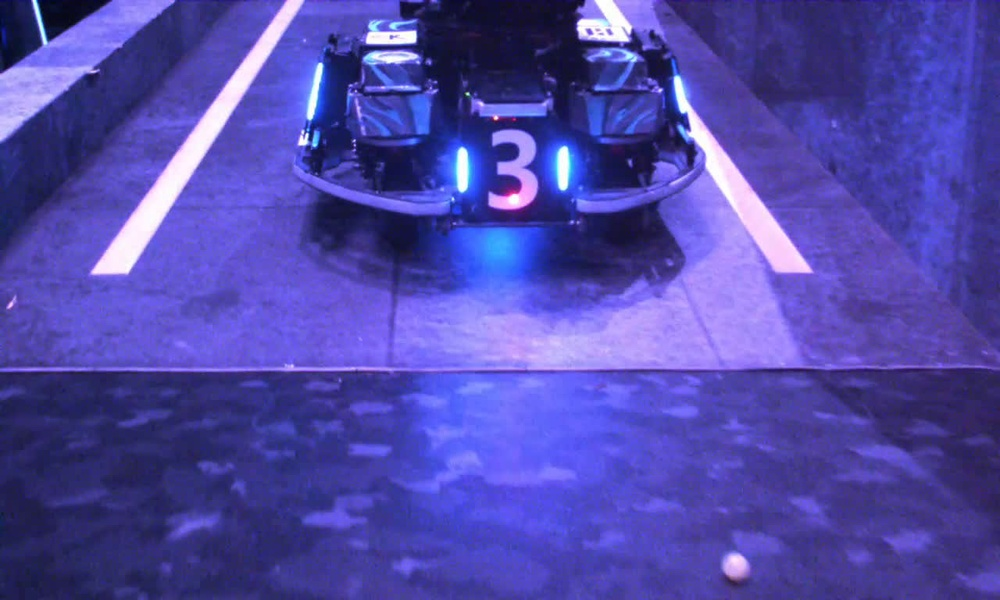
#> input picture armor_detection_py/selected_armor_img/193.jpg, 1000 x 600 px, shrunk from 1280 x 768 before the run, given in place of vid_move_001.mp4, which was not available
$ python video_test.py
#> lines starting #> are read from the running program, lines starting #| are printed output that depends on the picture; after the words box and inside, x2 and y2 are one past the last pixel; in counts of white or black regions, pixels touching at a corner belong together; pictures that were not available may be replaced by others from this repository, and a replacement may not be noted
### armor_detection_py/det.py
'''
@Description : Armor Detection pipline
'''
import itertools

import argparse
import itertools
import pathlib
from typing import List, Tuple

import cv2
import numpy as np

class DetectResult:
    # [5 lines left out: function __init__, not called in this run]

class ArmorDetector:
    def __init__(self, binary_threshold: float = 220.0) -> None:
        self.binary_threshold = binary_threshold

    # [29 lines left out: functions __pre_process_blue, __pre_process_gray_thresh, not called in this run]

    def __pre_process_red(self, bgr: np.ndarray):
        red = bgr[:, :, 2]  # BGR 中 R 是第 2 个通道

        # 对红色通道进行阈值处理：R > threshold → 白色（255），否则黑色（0）
        _, binary = cv2.threshold(red, self.binary_threshold, 255, cv2.THRESH_BINARY)
        gauss_img = cv2.GaussianBlur(binary, (5, 5), 0)
        return gauss_img

    '''
    从高斯处理后的图像中提取出所有“可能是灯条”的区域。
    输入：高斯图像 gauss_img
     ↓
    cv2.findContours 提取轮廓
     ↓
    按面积排序
     ↓
    遍历每个轮廓：
    → 求最小外接矩形
    → 如果 h / w >= 2，则保留
     ↓
    输出：符合条件的 [x, y, w, h] 列表
    '''
    def __find_light_bars(self,gauss_img:np.ndarray) -> list:
        contours, hierarchy = cv2.findContours(image=gauss_img, mode=cv2.RETR_TREE, method=cv2.CHAIN_APPROX_SIMPLE)
        contours = list(contours)
        #对轮廓按照面积进行排序，从大到小
        contours.sort(key=lambda c: cv2.contourArea(c), reverse=True)

        res = []
        for c in contours:
            x, y, w, h = cv2.boundingRect(c)
            # area sieve
            if (w * h <= 200):
                continue
            '''
            light bar setting:
            w: 0.5
            h: 2.5
            '''
            if (h / w >= 2 and h/w <= 6):
                res.append([x, y, w, h])

        return res

    '''
    Matches pairs of detected light bars to form potential armor areas.
    Return: list: A list of matched armor regions, where each region is represented as
              [left_x, left_y, right_x, right_y].
              [x1,y1,x2,y2]
    '''
    def __find_armors(self, light_bars: list) -> list:
        #灯条匹配，两两组合，根据armor特征筛选
        armors = []
        for i in range (len(light_bars)):
            for j in range (i+1,len(light_bars)):
                x1, y1, w1, h1 = light_bars[i]
                x2, y2, w2, h2 = light_bars[j]
                '''
                correlation selection
                vertical
                '''
                if (y1 <= y2):
                    if ((y1+h1) <y2):
                        continue
                else:
                    if(y1>(y2+h2)):
                        continue

                '''
                intersection selection
                horizontal
                '''
                if (x1<x2):
                    if (x2<x1+w1):
                        continue
                else:
                    if (x1< x2+w2):
                        continue

                '''
                armor selection
                armor setting:
                w: 6.5
                h: 2.5
                '''
                # area selection
                s1 = w1*h1
                s2 = w2*h2
                if not(s1/s2<=1.5 or s2/s1<=1.5):
                    continue

                # slop selection

                slop1 = h1/w1
                slop2 = h2/w2
                if not(slop1/slop2<=1.5 or slop2/slop1<=1.5):
                    continue
                '''
                distance between = 2.5 * len
                '''
                dist = abs(x1-x2)
                if not (dist<((h1+h2)/2)*4):
                    continue
                if not(dist>((h1+h2)/2)*0.4):
                    continue


                armors.append([x1, y1, x2+w2, y2+h2])

        return armors

    def __number_identification(self, bgr: np.ndarray, armor_xyxy:list) -> list:
        pass

    #RETURN THE LENGTH OF THE LIGHT BAR
    # [10 lines left out: function detection, not called in this run]

### armor_detection_py/video_test.py
import cv2
from det import ArmorDetector

def main():
    # 1. 打开输入 MP4 视频
    cap = cv2.VideoCapture("./video/vid_move_001.mp4")  # ← 换成你的视频路径
    if not cap.isOpened():
        print("Failed to open video.")
        return

    # 2. 获取视频参数
    width  = int(cap.get(cv2.CAP_PROP_FRAME_WIDTH))
    height = int(cap.get(cv2.CAP_PROP_FRAME_HEIGHT))
    fps    = cap.get(cv2.CAP_PROP_FPS)

    # 3. 设置输出为 MP4
    fourcc = cv2.VideoWriter_fourcc(*'mp4v')  # MP4 编码格式
    out = cv2.VideoWriter("output_processed.mp4", fourcc, fps, (width, height))

    # 4. 初始化检测器
    detector = ArmorDetector(150)

    while True:
        ret, frame = cap.read()
#> frame is the input picture: shape (600, 1000, 3); mean B, G, R 169.2, 73.3, 80.6
        if not ret:
            break

        # Step 1: 灰度+阈值处理
        gauss_img = detector._ArmorDetector__pre_process_red(frame)
#> in __pre_process_red, `red = bgr[:, :, 2]`:
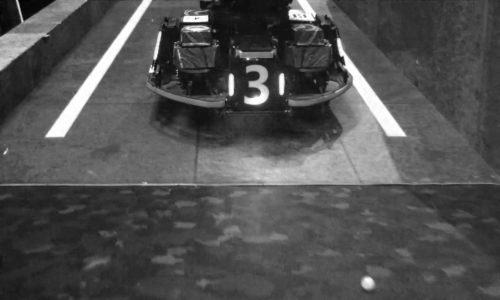
#> red: shape (600, 1000) (shown at 1/2 size); min 0, max 255, mean 80.6
#> in __pre_process_red, `_, binary = cv2.threshold(red, self.binary_threshold, 255, cv2.THRESH_..`:
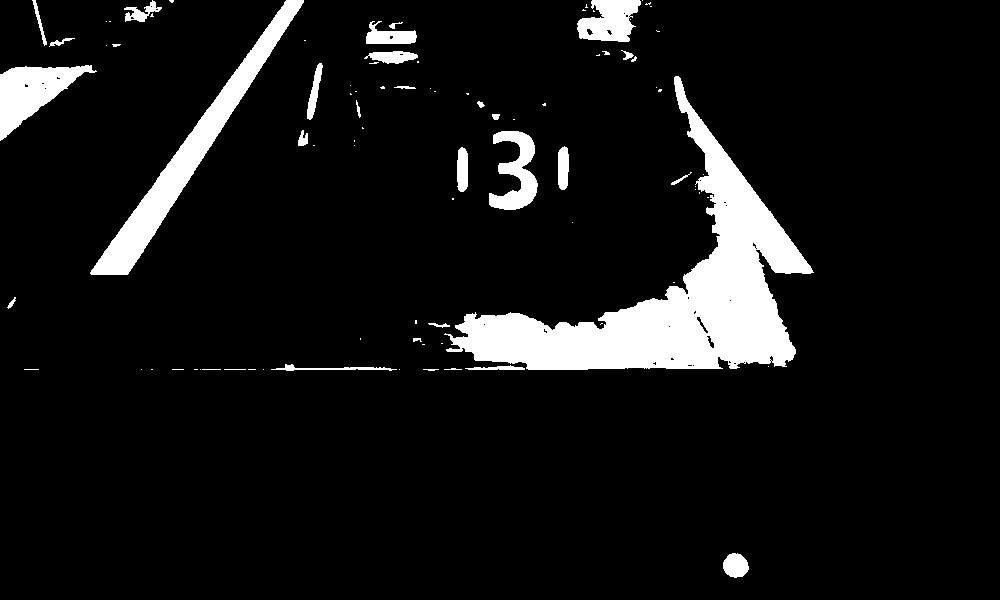
#> binary: shape (600, 1000); 8.3% white; 89 white regions (57 under 20 px)

        # Step 2: 检测灯条
        light_bars = detector._ArmorDetector__find_light_bars(gauss_img)
#> in __find_light_bars, `contours, hierarchy = cv2.findContours(image=gauss_img, mode=cv2.RETR_..`: contours = 58 contours, 9 with area under 20; largest, box (x1, y1, x2, y2) and area: (442, 74, 816, 372) 33297, (88, 0, 306, 277) 9667, (0, 63, 99, 143) 3828, (487, 129, 540, 212) 2644, (575, 0, 654, 44) 2393
#> the loop in __find_light_bars, `for c in contours:` made 58 passes
#> (x, y, w, h) on passes 1 to 8: (442, 74, 374, 298), (88, 0, 218, 277), (0, 63, 99, 80), (487, 129, 53, 83), (575, 0, 79, 44), (364, 19, 55, 27), (362, 49, 59, 17), (269, 362, 133, 11)
#> after the loop in __find_light_bars, `for c in contours:`: res = [[305, 61, 20, 61], [455, 145, 15, 49], [556, 144, 15, 48]]
#> light_bars has the same summary as res in __find_light_bars

        # Step 3: 检测装甲板
        armors = detector._ArmorDetector__find_armors(light_bars)
#> the loop in __find_armors, `for i in range (len(light_bars)):` made 3 passes
#> after the loop in __find_armors, `for i in range (len(light_bars)):`: armors = [[455, 145, 571, 192]]
#> armors = [[455, 145, 571, 192]]

        # Step 4: 绘制绿色灯条、红色装甲
        for (x, y, w, h) in light_bars:
            cv2.rectangle(frame, (x, y), (x + w, y + h), (0, 255, 0), 1)
#> this loop made 3 passes
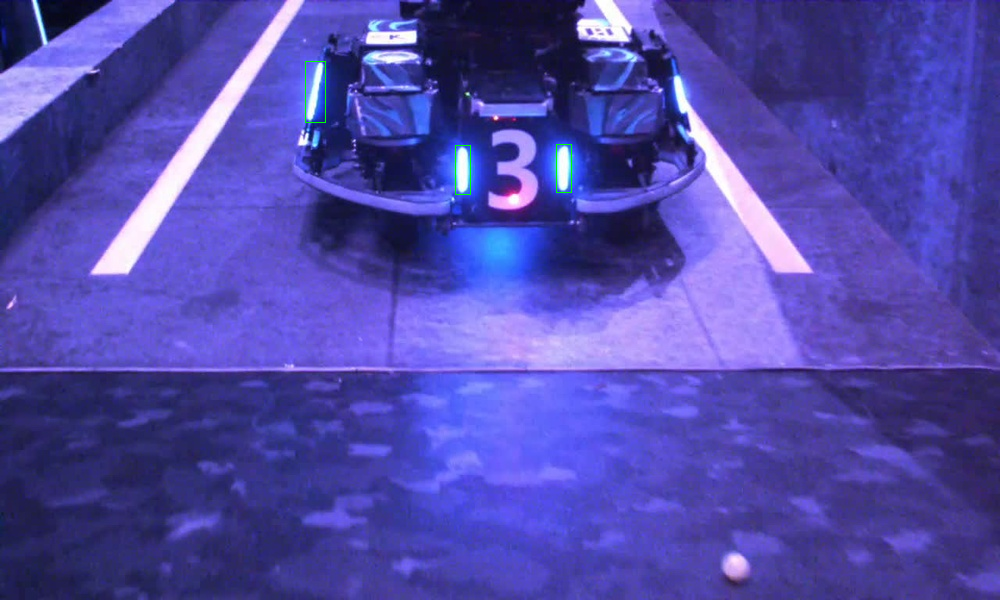
#> frame: shape (600, 1000, 3); 0.07% of pixels changed, all inside (x1, y1, x2, y2) = (305, 61, 572, 195)
        for (x1, y1, x2, y2) in armors:
            x1, y1, x2, y2 = map(int, [x1, y1, x2, y2])
            cv2.rectangle(frame, (x1, y1), (x2, y2), (0, 0, 255), 2)
#> this loop made 1 pass
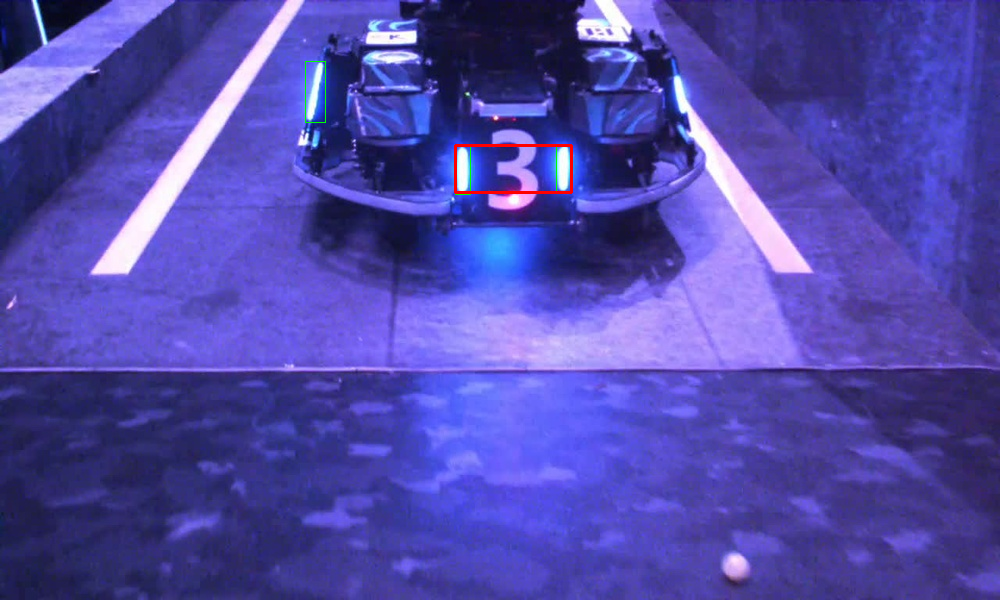
#> frame: shape (600, 1000, 3); 0.16% of pixels changed, all inside (x1, y1, x2, y2) = (454, 144, 573, 194)

        # Step 5: 写入新帧到 MP4 视频
        out.write(frame)

        # 实时预览（可选）
        cv2.imshow("Armor Detection", frame)
        if cv2.waitKey(1) & 0xFF == ord('q'):
#> (key q is pressed here)
            break

    # 6. 清理资源
    cap.release()
    out.release()
    cv2.destroyAllWindows()
    print(" Done! Output saved to output_processed.mp4")

if __name__ == "__main__":
    main()

$ run again, on armor_detection_py/selected_armor_img/198.jpg
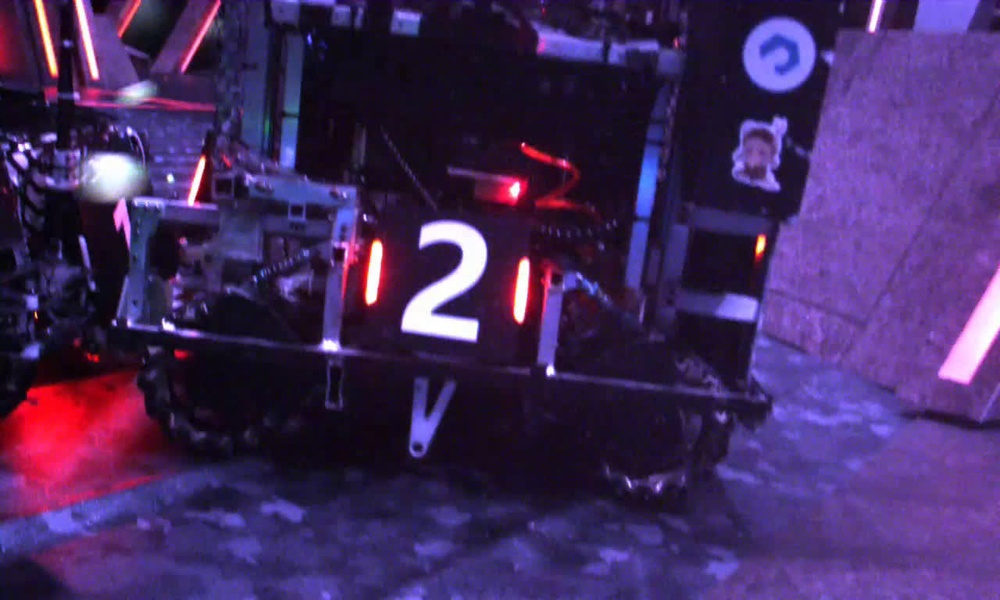
#> input picture armor_detection_py/selected_armor_img/198.jpg, 1000 x 600 px, shrunk from 1280 x 768 before the run, given in place of vid_move_001.mp4, which was not available
#> in main, frame is the input picture: shape (600, 1000, 3); mean B, G, R 95.1, 42.6, 67.4
#> in __pre_process_red, `_, binary = cv2.threshold(red, self.binary_threshold, 255, cv2.THRESH_..`:
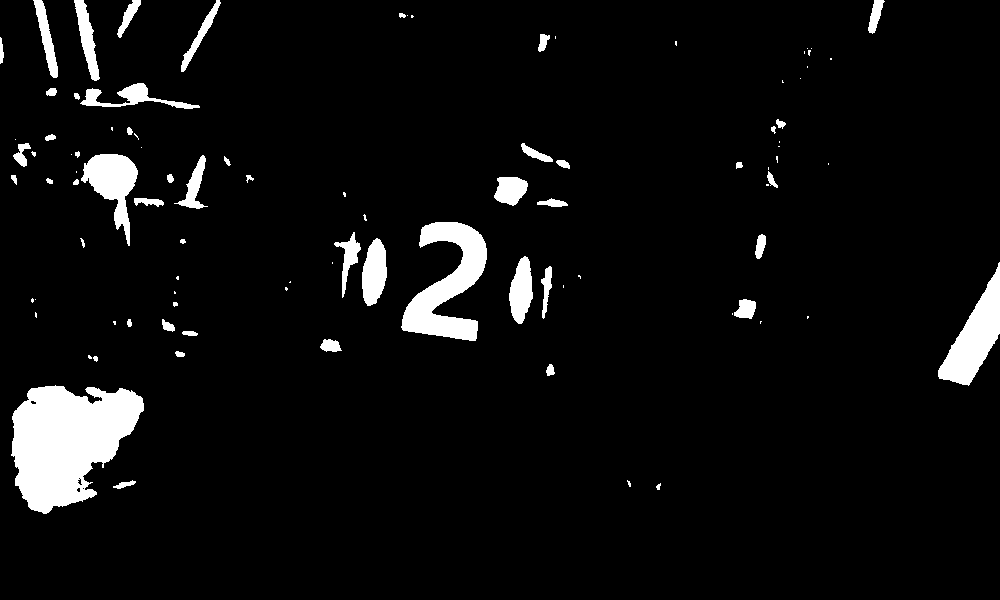
#> binary: shape (600, 1000); 5.6% white; 96 white regions (43 under 20 px)
#> contours = 77 contours, 3 with area under 20; largest, box (x1, y1, x2, y2) and area: (9, 383, 146, 516) 12470, (399, 220, 489, 343) 5876, (936, 260, 1000, 388) 3779, (71, 152, 140, 248) 2968, (72, 81, 202, 111) 1687
#> the loop in __find_light_bars, `for c in contours:` made 77 passes
#> (x, y, w, h) on passes 1 to 8: (9, 383, 137, 133), (399, 220, 90, 123), (936, 260, 64, 128), (71, 152, 69, 96), (72, 81, 130, 30), (360, 236, 29, 72), (507, 254, 28, 72), (72, 0, 30, 83)
#> after the loop in __find_light_bars, `for c in contours:`: res = [[936, 260, 64, 128], [360, 236, 29, 72], [507, 254, 28, 72], [72, 0, 30, 83], [31, 0, 29, 80], [332, 230, 31, 70], [539, 264, 15, 57]]
#> light_bars has the same summary as res in __find_light_bars
#> the loop in __find_armors, `for i in range (len(light_bars)):` made 7 passes
#> after the loop in __find_armors, `for i in range (len(light_bars)):`: armors = [[360, 236, 535, 326], [360, 236, 554, 321], [507, 254, 363, 300], [507, 254, 554, 321], [72, 0, 60, 80], [332, 230, 554, 321]]
#> the loop in main, `for (x, y, w, h) in light_bars:` made 7 passes
#> the loop in main, `for (x1, y1, x2, y2) in armors:` made 6 passes
#> after the loop in main, `for (x1, y1, x2, y2) in armors:`:
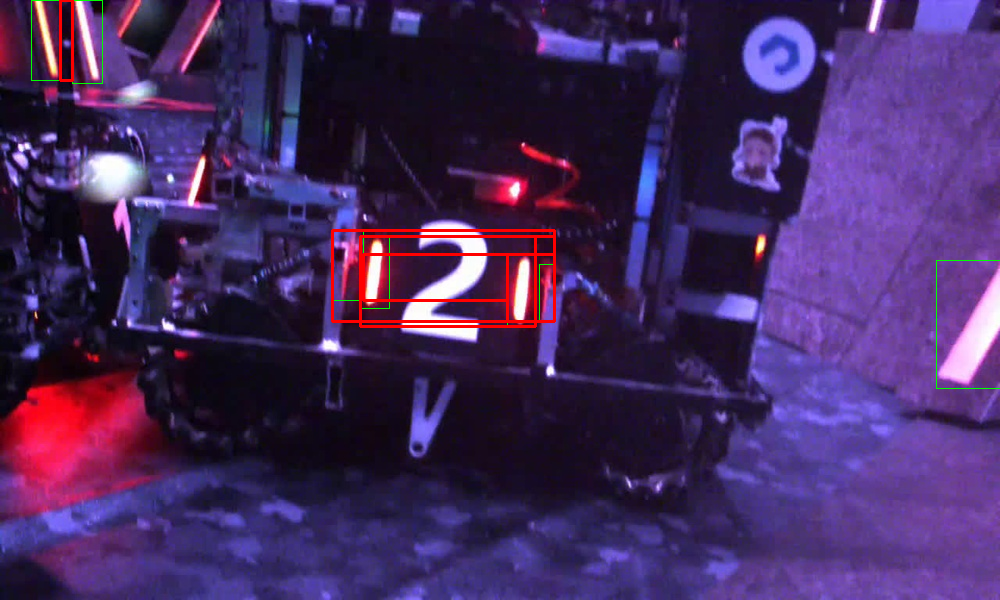
#> frame: shape (600, 1000, 3); mean B, G, R 94, 42.3, 68.6

$ run again, on armor_detection_py/selected_armor_img/282.jpg
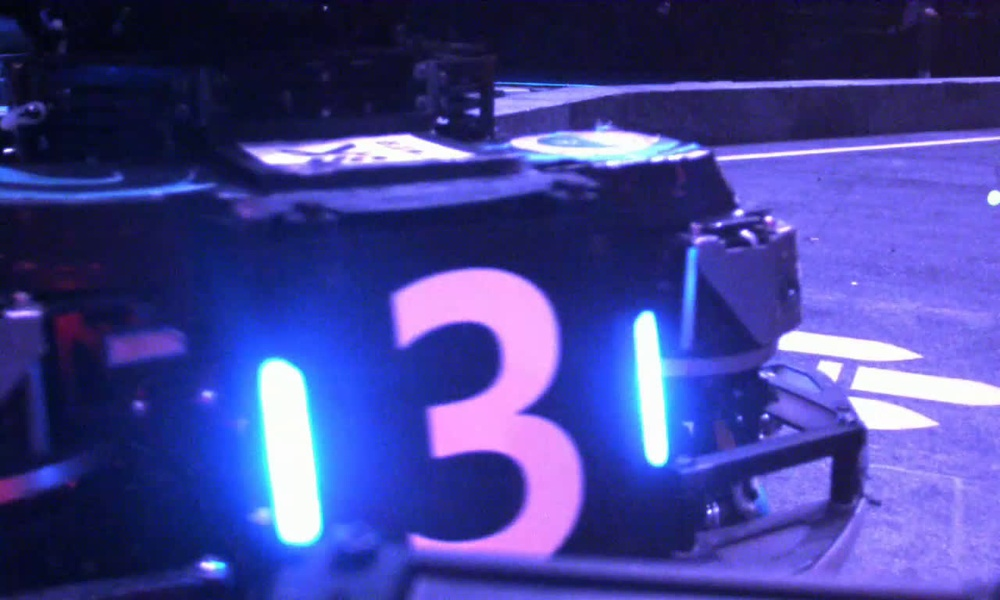
#> input picture armor_detection_py/selected_armor_img/282.jpg, 1000 x 600 px, shrunk from 1280 x 768 before the run, given in place of vid_move_001.mp4, which was not available
#> in main, frame is the input picture: shape (600, 1000, 3); mean B, G, R 148.4, 66.9, 67.2
#> in __pre_process_red, `_, binary = cv2.threshold(red, self.binary_threshold, 255, cv2.THRESH_..`:
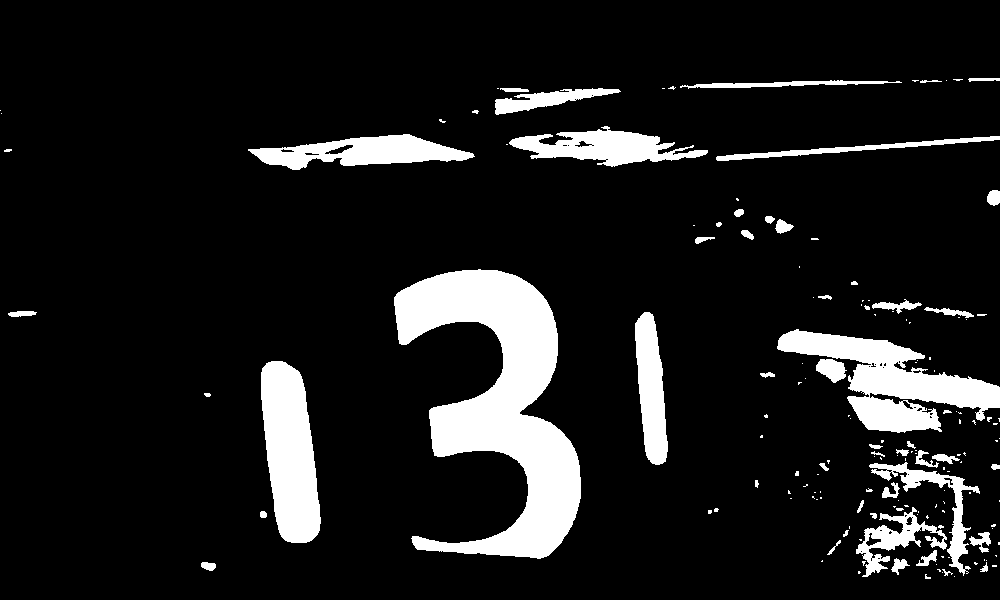
#> binary: shape (600, 1000); 11.1% white; 160 white regions (106 under 20 px)
#> contours = 97 contours, 30 with area under 20; largest, box (x1, y1, x2, y2) and area: (392, 267, 583, 561) 27696, (775, 327, 1000, 435) 12685, (854, 438, 999, 579) 10436, (259, 359, 323, 545) 8638, (246, 132, 477, 172) 5381
#> the loop in __find_light_bars, `for c in contours:` made 97 passes
#> (x, y, w, h) on passes 1 to 8: (392, 267, 191, 294), (775, 327, 225, 108), (854, 438, 145, 141), (259, 359, 64, 186), (246, 132, 231, 40), (504, 124, 206, 45), (633, 310, 37, 157), (714, 134, 286, 29)
#> after the loop in __find_light_bars, `for c in contours:`: res = [[259, 359, 64, 186], [633, 310, 37, 157]]
#> the loop in __find_armors, `for i in range (len(light_bars)):` made 2 passes
#> after the loop in __find_armors, `for i in range (len(light_bars)):`: armors = [[259, 359, 670, 467]]
#> the loop in main, `for (x, y, w, h) in light_bars:` made 2 passes
#> the loop in main, `for (x1, y1, x2, y2) in armors:` made 1 pass
#> after the loop in main, `for (x1, y1, x2, y2) in armors:`:
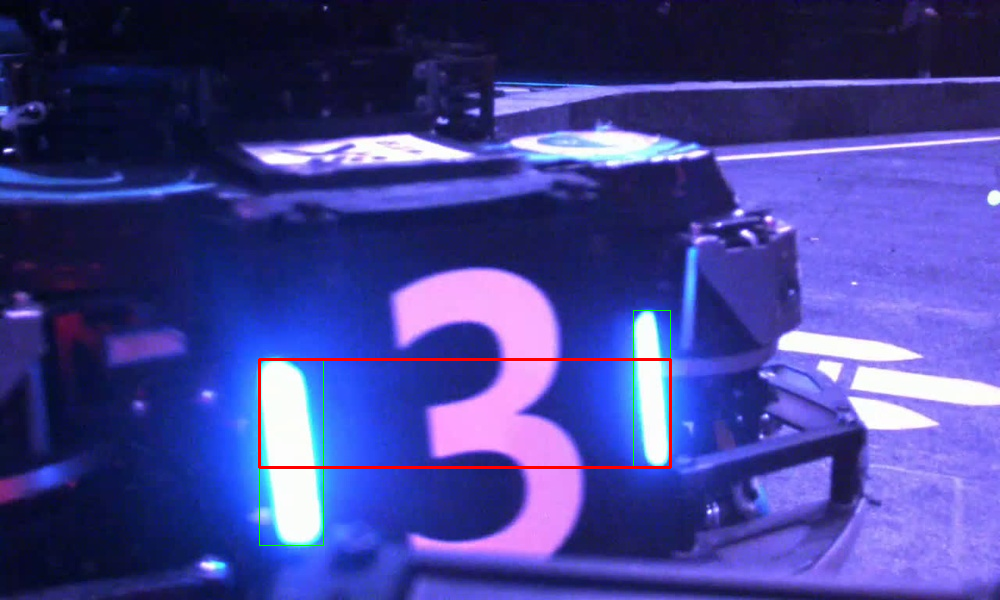
#> frame: shape (600, 1000, 3); mean B, G, R 147.1, 66.4, 68
